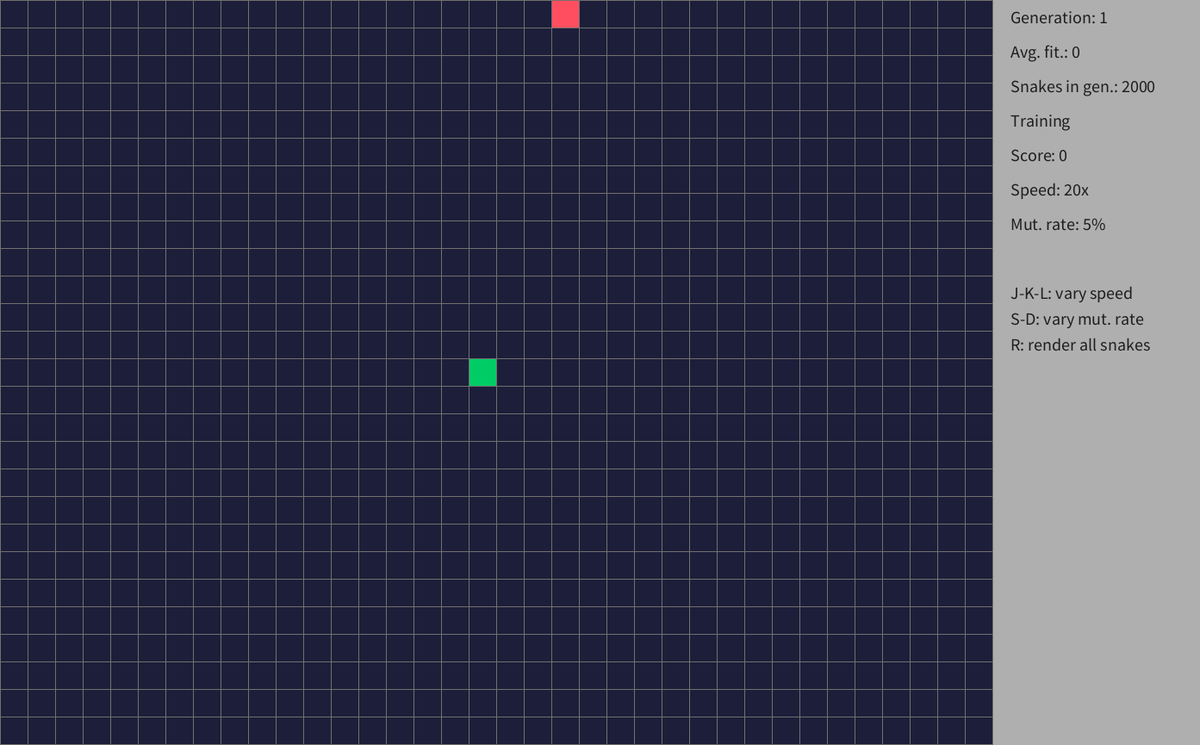
Frame 1 (no input)
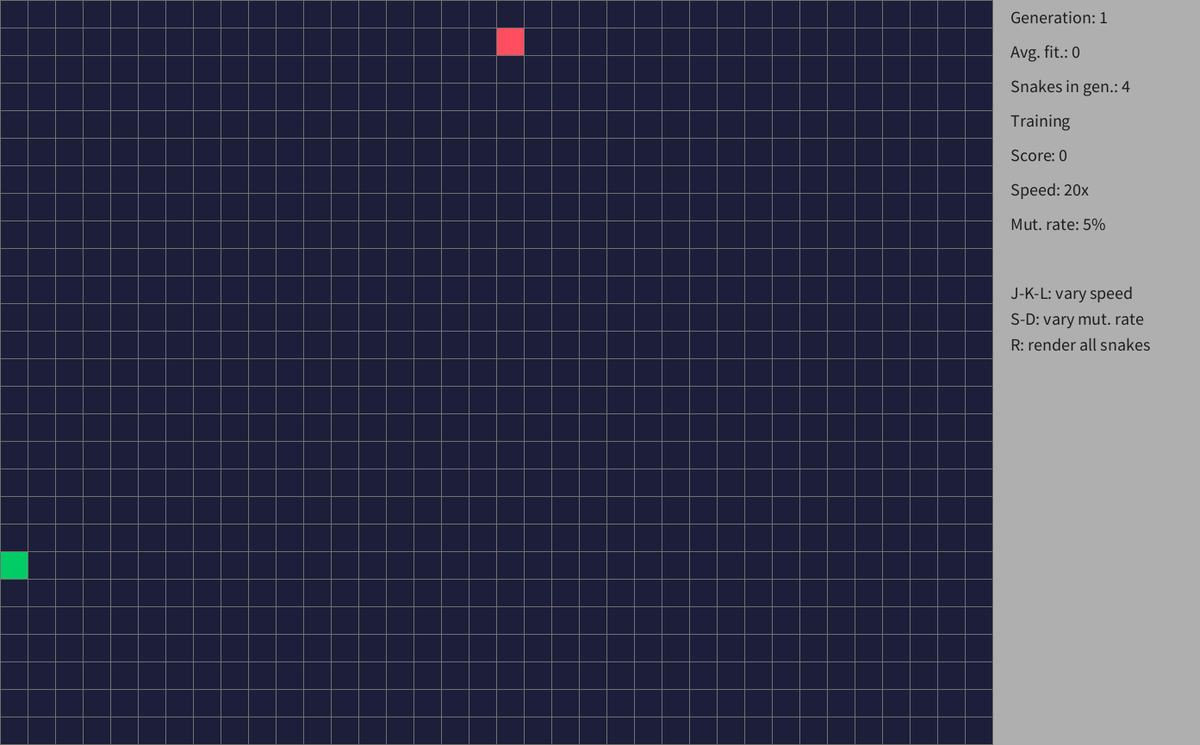
Frame 60 (the mouse pressed at the canvas centre just before this capture)
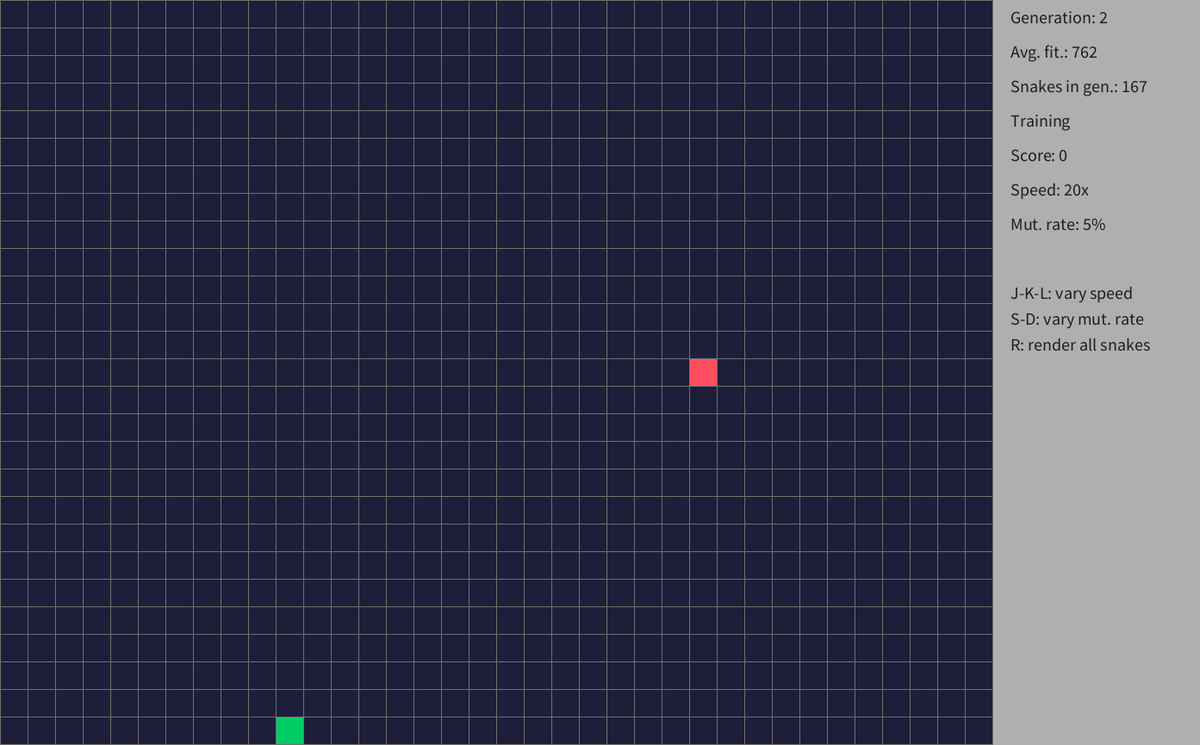
Frame 120 (the mouse held since frame 60 and released just before this capture)

The Processing sketch that drew these frames (run headless with seeded random() and noise(); from frame 60 on, the mouse is pressed at the canvas centre):

// Processing sketch: GeneticSnake
// ── GeneticSnake.pde
int scl = 32;
// int scl = 16;
int horsqrs = 36;
int versqrs = 27;
int panelWidth = 240;
int fps = 300;
int currentScore = 0;
float mutRate = 0.05;
String speedText = "20x";
World world;
Population population;
Controller controller;
Generation cGen;
Foods foods;
boolean gamePaused;
boolean renderingAll;
boolean hideKeys = false;

// Colors
int bgcol = color(29,30,58);
int gridcol = color(113,112,110);
int snakecol = color(0,204,102);
int foodcol = color(255,78,96);
int panelcol = 175;

void settings() {
  size(scl*horsqrs + 1 + panelWidth, scl*versqrs + 1);
}

void setup() {
  background(bgcol);
  // fullScreen();
  pushMatrix();
  // translate(50,6);
  gamePaused = false;
  frameRate(fps);
  population = new Population();
  world = new World();
  controller = new Controller();
  foods = new Foods();
  popMatrix();
  world.renderPanel();
}

// Game loop
void draw() {
  pushMatrix();
  // translate(50,6);
  if(!gamePaused) {
    frameRate(fps);
    world.render(); // Draw grid
    population.update(); // Move all snakes and update generation
    foods.update(); // Update positions of foods
  }
  popMatrix();
  world.renderPanel(); // Draw panel
}

// Restart everything
void restart() {
  pushMatrix();
  // translate(50,6);
  population = new Population();
  world = new World();
  controller = new Controller();
  foods = new Foods();
  popMatrix();
}

/* Buttons to interact, k: pause, j: desaccelerate, l: accelerate, 
   r: render all snakes or not, s: decrease mutRate,
   d: increase mutRate, f: hide or not panel with keys, q: restart */
void keyPressed() {
  if(key == 'k') {
    gamePaused = !gamePaused;
  }
  if(key == 'l') {
    switch (fps) {
      case 15 :
        fps = 30;
        speedText = "2x";
      break;
      case 30 :
        fps = 60;
        speedText = "4x";
      break;
      case 60 :
        fps = 150;
        speedText = "10x";
      break;	
      case 150 :
        fps = 300;
        speedText = "20x";
      break;	
      default :
      break;	
    }
  }
  if(key == 'j') {
    switch (fps) {
      case 300 :
        fps = 150;
        speedText = "10x";
      break;
      case 150 :
        fps = 60;
        speedText = "4x";
      break;
      case 60 :
        fps = 30;
        speedText = "2x";
      break;	
      case 30 :
        fps = 15;
        speedText = "1x";
      break;	
      default :
      break;	
    }
  }
  if(key == 's' && round(mutRate*100) > 0) {
    mutRate -= 0.01;
  }
  if(key == 'd' && round(mutRate*100) < 100) {
    mutRate += 0.01;
  }
  if(key == 'r') {
    renderingAll = !renderingAll;
  }
  if(key == 'f') {
    hideKeys = !hideKeys;
  }
  if(key == 'q') {
    restart();
  }
}
// ── Controller.pde
class Controller {
  boolean isHuman = false;
  boolean pressedKey = false;

  // This chooses the direction of the snake based on the value outputted by the brain
  void play(Snake snake) {
    float[] moves = snake.brain.output(frame(snake));

    // The max value and its corresponding index is chosen
    float max = moves[0];
    int indexOfMax = 0;
    for(int i = 1; i < moves.length; i++) {
      if(moves[i] > max) {
        max = moves[i];
        indexOfMax = i;
      }
    }
    
    // The index is used to choose direction of snake

    // Upwards
    if (indexOfMax == 1) {
      /* The double if is for the snake to be able to go backwards and die hitting 
         its own body if it has size lesser than 2, so it learns to avoid it. */
      if(snake.pos.length > 2) {
        snake.vel.x = 0;
        snake.vel.y = -scl;
      } else {
        if(snake.vel.y != scl) { // If it's not moving downwards...
          snake.vel.x = 0;
          snake.vel.y = -scl; // go upwards
        }
      }
    // Downwards
    } else if (indexOfMax == 3) {
      if(snake.pos.length > 2) {
        snake.vel.x = 0;
        snake.vel.y = scl;
      } else {
        if(snake.vel.y != -scl) {
          snake.vel.x = 0;
          snake.vel.y = scl;
        }
      }
    // Left
    } else if (indexOfMax == 2) {
      if(snake.pos.length > 2) {
        snake.vel.x = -scl;
        snake.vel.y = 0;
      } else {
        if(snake.vel.x != scl) {
          snake.vel.x = -scl;
          snake.vel.y = 0;
        }
      }
    // Right
    } else if (indexOfMax == 0) {
      if(snake.pos.length > 2) {
        snake.vel.x = scl;
        snake.vel.y = 0;
      } else {
        if(snake.vel.x != -scl) {
          snake.vel.x = scl;
          snake.vel.y = 0;
        }
      }
    }
  }

  // Calculate distance in the eight directions of the snake
  float[] frame(Snake snake) {
    float[] vision = new float[24];
    // Left
    float[] tempValues = lookInDirection(new PVector(-scl, 0), snake);
    vision[0] = tempValues[0];
    vision[1] = tempValues[1];
    vision[2] = tempValues[2];
    // Left/Up
    tempValues = lookInDirection(new PVector(-scl, -scl), snake);
    vision[3] = tempValues[0];
    vision[4] = tempValues[1];
    vision[5] = tempValues[2];
    // Up
    tempValues = lookInDirection(new PVector(0, -scl), snake);
    vision[6] = tempValues[0];
    vision[7] = tempValues[1];
    vision[8] = tempValues[2];
    // Up/Left
    tempValues = lookInDirection(new PVector(scl, -scl), snake);
    vision[9] = tempValues[0];
    vision[10] = tempValues[1];
    vision[11] = tempValues[2];
    // Right
    tempValues = lookInDirection(new PVector(scl, 0), snake);
    vision[12] = tempValues[0];
    vision[13] = tempValues[1];
    vision[14] = tempValues[2];
    // Right/Down
    tempValues = lookInDirection(new PVector(scl, scl), snake);
    vision[15] = tempValues[0];
    vision[16] = tempValues[1];
    vision[17] = tempValues[2];
    // Down
    tempValues = lookInDirection(new PVector(0, scl), snake);
    vision[18] = tempValues[0];
    vision[19] = tempValues[1];
    vision[20] = tempValues[2];
    // Down/Left
    tempValues = lookInDirection(new PVector(-scl, scl), snake);
    vision[21] = tempValues[0];
    vision[22] = tempValues[1];
    vision[23] = tempValues[2];

    return vision;
  }

  float[] lookInDirection(PVector direction, Snake cSnake) {

    float[] visionInDirection = new float[3];

    PVector position = new PVector(cSnake.pos[0].x, cSnake.pos[0].y); // Initial pos
    boolean foodIsFound = false;
    boolean tailIsFound = false;
    float distance = 0;
    
    // Move in desired direction before starting
    position.add(direction);
    distance +=1;

    // Look in that direction until it hits a wall
    while (!(position.x < 0 || position.y < 0 || position.x >= horsqrs*scl || position.y >= versqrs*scl)) {

      // Look for food
      if(cSnake.index == -1) {
        if (!foodIsFound && position.x == population.showoffFood.pos.x && position.y == population.showoffFood.pos.y) {
          visionInDirection[0] = 1;
          foodIsFound = true;
        }
      } else {
        if (!foodIsFound && position.x == foods.foods[cSnake.index].pos.x && position.y == foods.foods[cSnake.index].pos.y) {
          visionInDirection[0] = 1;
          foodIsFound = true;
        }
      }

      // Look for tail
      if (!tailIsFound && cSnake.collidedBody(position.x, position.y)) {
        visionInDirection[1] = 1/distance;
        tailIsFound = true;
      }

      // Keep moving in direction
      position.add(direction);
      distance +=1;
    }

    // Distance to wall
    visionInDirection[2] = 1/distance;

    return visionInDirection;
  }
}

// ── Food.pde
class Food {
  PVector pos = new PVector(floor(random(horsqrs))*scl, floor(random(versqrs))*scl);
  
  void render() {
    fill(foodcol);
    noStroke();
    rect(pos.x + 1, pos.y + 1, scl - 1, scl - 1);
  }
  
  // If snake catches food, appear elsewhere
  void update(Snake snake) {
    if(snake.wasInFoodPos()) {
      boolean match = true;
      while(match) {
        match = false;
        pos.x = floor(random(horsqrs))*scl; 
        pos.y = floor(random(versqrs))*scl;
        // Make sure new position is not inside the body of the snake
        for(int i = 0; i < snake.pos.length; i++) {
          if(pos.x == snake.pos[i].x && pos.y == snake.pos[i].y) {
            match = true;
          }      
        }
      }
    }
  }
}
// ── Foods.pde
// All foods for all snakes training in a single gen.
class Foods {
  Food[] foods = new Food[population.gens.get(population.cg).ns];

  Foods() {
    for (int i = 0; i < foods.length; ++i) {
      foods[i] = new Food();
    }
  }


  void update() {
    Generation gen = population.gens.get(population.cg);
    for(int i = 0; i < foods.length; ++i) {
      foods[i].update(gen.snakes[i]); // Update position of all foods
      if(i == population.cshowfI && !gen.showingBestSnake) {
        foods[i].render(); // but only show the food of the snake being shown
      }
    }
  }

  void restart() {
    for (int i = 0; i < foods.length; ++i) {
      foods[i] = new Food();
    }
  }
}
// ── Generation.pde
class Generation {
  boolean showingBestSnake = false;
  int ns = 2000; // Number of snakes
  Snake[] snakes = new Snake[ns];
  int cs; // Serpiente actual (current snake)

  Generation() {
    for (int i = 0; i < snakes.length; ++i) {
      snakes[i] = new Snake(i);
    }
    cs = 0;
  }
}

// ── Matrix.pde
class Matrix {
  
  // Local variables
  int rows;
  int cols;
  float[][] matrix;
  

  // Constructor
  Matrix(int r, int c) {
    rows = r;
    cols = c;
    matrix = new float[rows][cols];
  }
  

  // Constructor from 2D array
  Matrix(float[][] m) {
    matrix = m;
    cols = m.length;
    rows = m[0].length;
  }
  

  // Print matrix
  void output() {
    for (int i =0; i<rows; i++) {
      for (int j = 0; j<cols; j++) {
        print(matrix[i][j] + "  ");
      }
      println(" ");
    }
    println();
  }

  
  // Multiply by scalar
  void multiply(float n ) {

    for (int i =0; i<rows; i++) {
      for (int j = 0; j<cols; j++) {
        matrix[i][j] *= n;
      }
    }
  }

  // Return a matrix which is this matrix dot product parameter matrix 
  Matrix dot(Matrix n) {
    Matrix result = new Matrix(rows, n.cols);
   
    if (cols == n.rows) {
      //for each spot in the new matrix
      for (int i =0; i<rows; i++) {
        for (int j = 0; j<n.cols; j++) {
          float sum = 0;
          for (int k = 0; k<cols; k++) {
            sum+= matrix[i][k]*n.matrix[k][j];
          }
          result.matrix[i][j] = sum;
        }
      }
    }

    return result;
  }

  // Set the matrix to random ints between -1 and 1
  void randomize() {
    for (int i =0; i<rows; i++) {
      for (int j = 0; j<cols; j++) {
        matrix[i][j] = random(-1, 1);
      }
    }
  }

  // Add a scalar to the matrix
  void Add(float n ) {
    for (int i =0; i<rows; i++) {
      for (int j = 0; j<cols; j++) {
        matrix[i][j] += n;
      }
    }
  }

  /// Return a matrix which is this matrix + parameter matrix
  Matrix add(Matrix n ) {
    Matrix newMatrix = new Matrix(rows, cols);
    if (cols == n.cols && rows == n.rows) {
      for (int i =0; i<rows; i++) {
        for (int j = 0; j<cols; j++) {
          newMatrix.matrix[i][j] = matrix[i][j] + n.matrix[i][j];
        }
      }
    }
    return newMatrix;
  }

  // Return a matrix which is this matrix - parameter matrix
  Matrix subtract(Matrix n ) {
    Matrix newMatrix = new Matrix(cols, rows);
    if (cols == n.cols && rows == n.rows) {
      for (int i =0; i<rows; i++) {
        for (int j = 0; j<cols; j++) {
          newMatrix.matrix[i][j] = matrix[i][j] - n.matrix[i][j];
        }
      }
    }
    return newMatrix;
  }

  // Return a matrix which is this matrix * parameter matrix (element wise multiplication)
  Matrix multiply(Matrix n ) {
    Matrix newMatrix = new Matrix(rows, cols);
    if (cols == n.cols && rows == n.rows) {
      for (int i =0; i<rows; i++) {
        for (int j = 0; j<cols; j++) {
          newMatrix.matrix[i][j] = matrix[i][j] * n.matrix[i][j];
        }
      }
    }
    return newMatrix;
  }

  // Return a matrix which is the transpose of this matrix
  Matrix transpose() {
    Matrix n = new Matrix(cols, rows);
    for (int i =0; i<rows; i++) {
      for (int j = 0; j<cols; j++) {
        n.matrix[j][i] = matrix[i][j];
      }
    }
    return n;
  }

  // Creates a single column array from the parameter array
  Matrix singleColumnMatrixFromArray(float[] arr) {
    Matrix n = new Matrix(arr.length, 1);
    for (int i = 0; i< arr.length; i++) {
      n.matrix[i][0] = arr[i];
    }
    return n;
  }

  // Sets this matrix from an array
  void fromArray(float[] arr) {
    for (int i = 0; i< rows; i++) {
      for (int j = 0; j< cols; j++) {
        matrix[i][j] =  arr[j+i*cols];
      }
    }
  }
  
  // Returns an array which represents this matrix
  float[] toArray() {
    float[] arr = new float[rows*cols];
    for (int i = 0; i< rows; i++) {
      for (int j = 0; j< cols; j++) {
        arr[j+i*cols] = matrix[i][j];
      }
    }
    return arr;
  }

  // For ix1 matrixes adds one to the bottom
  Matrix addBias() {
    Matrix n = new Matrix(rows+1, 1);
    for (int i = 0; i<rows; i++) {
      n.matrix[i][0] = matrix[i][0];
    }
    n.matrix[rows][0] = 1;
    return n;
  }

  // Applies the activation function(sigmoid) to each element of the matrix
  Matrix activate() {
    Matrix n = new Matrix(rows, cols);
    for (int i =0; i<rows; i++) {
      for (int j = 0; j<cols; j++) {
        n.matrix[i][j] = sigmoid(matrix[i][j]);
      }
    }
    return n;
  }

  
  // Sigmoid activation function
  float sigmoid(float x) {
    float y = 1 / (1 + pow((float)Math.E, -x));
    return y;
  }
  // Returns the matrix that is the derived sigmoid function of the current matrix
  Matrix sigmoidDerived() {
    Matrix n = new Matrix(rows, cols);
    for (int i =0; i<rows; i++) {
      for (int j = 0; j<cols; j++) {
        n.matrix[i][j] = (matrix[i][j] * (1- matrix[i][j]));
      }
    }
    return n;
  }

  // Returns the matrix which is this matrix with the bottom layer removed
  Matrix removeBottomLayer() {
    Matrix n = new Matrix(rows-1, cols);      
    for (int i =0; i<n.rows; i++) {
      for (int j = 0; j<cols; j++) {
        n.matrix[i][j] = matrix[i][j];
      }
    }
    return n;
  }

  //  Mutation function for genetic algorithm 
  
  void mutate(float mutationRate) {
    
    // For each element in the matrix
    for (int i =0; i<rows; i++) {
      for (int j = 0; j<cols; j++) {
        float rand = random(1);
        if (rand<mutationRate) { // If chosen to be mutated
          matrix[i][j] += randomGaussian()/5; // Add a random value to it(can be negative)
          
          // Set the boundaries to 1 and -1
          if (matrix[i][j]>1) {
            matrix[i][j] = 1;
          }
          if (matrix[i][j] <-1) {
            matrix[i][j] = -1;
          }
        }
      }
    }
  }

  // Returns a matrix which has a random number of values from this matrix and the rest from the parameter matrix
  Matrix crossover(Matrix partner) {
    Matrix child = new Matrix(rows, cols);
    
    // Pick a random point in the matrix
    int randC = floor(random(cols));
    int randR = floor(random(rows));
    for (int i =0; i<rows; i++) {
      for (int j = 0; j<cols; j++) {

        if ((i< randR)|| (i==randR && j<=randC)) { // If before the random point then copy from this matric
          child.matrix[i][j] = matrix[i][j];
        } else { // If after the random point then copy from the parameter array
          child.matrix[i][j] = partner.matrix[i][j];
        }
      }
    }
    return child;
  }

  // Return a copy of this matrix
  Matrix clone() {
    Matrix clone = new  Matrix(rows, cols);
    for (int i =0; i<rows; i++) {
      for (int j = 0; j<cols; j++) {
        clone.matrix[i][j] = matrix[i][j];
      }
    }
    return clone;
  }
}

// ── NeuralNet.pde
class NeuralNet {

  int iNodes; // No. of input nodes
  int hNodes; // No. of hidden nodes
  int oNodes; // No. of output nodes

  Matrix whi; // matrix containing weights between the input nodes and the hidden nodes
  Matrix whh; // matrix containing weights between the hidden nodes and the second layer hidden nodes
  Matrix woh; // matrix containing weights between the second hidden layer nodes and the output nodes  

  // constructor
  NeuralNet(int inputs, int hiddenNo, int outputNo) {

    // set dimensions from parameters
    iNodes = inputs;
    oNodes = outputNo;
    hNodes = hiddenNo;


    // create first layer weights 
    // included bias weight
    whi = new Matrix(hNodes, iNodes +1);

    // create second layer weights
    // include bias weight
    whh = new Matrix(hNodes, hNodes +1);

    // create second layer weights
    // include bias weight
    woh = new Matrix(oNodes, hNodes +1);  

    // set the matricies to random values
    whi.randomize();
    whh.randomize();
    woh.randomize();
  }  

  // mutation function for genetic algorithm
  void mutate(float mr) {
    // mutates each weight matrix
    whi.mutate(mr);
    whh.mutate(mr);
    woh.mutate(mr);
  }
  
  // Calculate the output values by feeding forward through the neural network
  float[] output(float[] inputsArr) {

    // First layer    
    Matrix inputs = woh.singleColumnMatrixFromArray(inputsArr); // convert array to matrix
    Matrix inputsBias = inputs.addBias(); // add bias 

    // Second layer
    Matrix hiddenInputs = whi.dot(inputsBias); // apply layer one weights to the inputs
    Matrix hiddenOutputs = hiddenInputs.activate(); // pass through activation function(sigmoid)
    Matrix hiddenOutputsBias = hiddenOutputs.addBias(); // add bias

    // Third layer
    Matrix hiddenInputs2 = whh.dot(hiddenOutputsBias); //apply layer two weights
    Matrix hiddenOutputs2 = hiddenInputs2.activate();
    Matrix hiddenOutputsBias2 = hiddenOutputs2.addBias();

    // Last layer
    Matrix outputInputs = woh.dot(hiddenOutputsBias2); //apply level three weights
    Matrix outputs = outputInputs.activate(); //pass through activation function(sigmoid)

    return outputs.toArray(); //convert to an array and return
  }  
  // Crossover function for genetic algorithm
  NeuralNet crossover(NeuralNet partner) {

    // Creates a new child with layer matrices from both parents
    NeuralNet child = new NeuralNet(iNodes, hNodes, oNodes);
    child.whi = whi.crossover(partner.whi);
    child.whh = whh.crossover(partner.whh);
    child.woh = woh.crossover(partner.woh);
    return child;
  }  
  // Return a neural net which is a clone of this Neural net
  NeuralNet clone() {
    NeuralNet clone  = new NeuralNet(iNodes, hNodes, oNodes); 
    clone.whi = whi.clone();
    clone.whh = whh.clone();
    clone.woh = woh.clone();

    return clone;
  }  
  // Converts the weights matrices to a single table 
  // Used for storing the snakes brain in a file
  Table NetToTable() {

    // Create table
    Table t = new Table();


    // Convert the matrices to an array 
    float[] whiArr = whi.toArray();
    float[] whhArr = whh.toArray();
    float[] wohArr = woh.toArray();

    // Set the amount of columns in the table
    for (int i = 0; i< max(whiArr.length, whhArr.length, wohArr.length); i++) {
      t.addColumn();
    }

    // Set the first row as whi
    TableRow tr = t.addRow();

    for (int i = 0; i< whiArr.length; i++) {
      tr.setFloat(i, whiArr[i]);
    }


    // Set the second row as whh
    tr = t.addRow();

    for (int i = 0; i< whhArr.length; i++) {
      tr.setFloat(i, whhArr[i]);
    }

    // Set the third row as woh
    tr = t.addRow();

    for (int i = 0; i< wohArr.length; i++) {
      tr.setFloat(i, wohArr[i]);
    }

    //return table
    return t;
  }
  
  // Takes in table as parameter and overwrites the matrices data for this neural network
  // Used to load snakes from file
  void TableToNet(Table t) {

    // Create arrays to tempurarily store the data for each matrix
    float[] whiArr = new float[whi.rows * whi.cols];
    float[] whhArr = new float[whh.rows * whh.cols];
    float[] wohArr = new float[woh.rows * woh.cols];

    // Set the whi array as the first row of the table
    TableRow tr = t.getRow(0);

    for (int i = 0; i< whiArr.length; i++) {
      whiArr[i] = tr.getFloat(i);
    }


    // Set the whh array as the second row of the table
    tr = t.getRow(1);

    for (int i = 0; i< whhArr.length; i++) {
      whhArr[i] = tr.getFloat(i);
    }

    // Set the woh array as the third row of the table

    tr = t.getRow(2);

    for (int i = 0; i< wohArr.length; i++) {
      wohArr[i] = tr.getFloat(i);
    }


    // Convert the arrays to matrices and set them as the layer matrices 
    whi.fromArray(whiArr);
    whh.fromArray(whhArr);
    woh.fromArray(wohArr);
  }
}

// ── Population.pde
class Population {
  ArrayList<Generation> gens;
  int cg;
  int cshowfI;
  Snake showoff; // showoff es the best snake of the group being shown
  Food showoffFood;
  long lastAvgFitness = 0;
  int snakesRemaining = 0;

  public Population() {
    gens = new ArrayList<Generation>();
    gens.add(new Generation());
    cg = 0;
  }

  // From here all snakes are moved
  void update() {
    boolean showingOneSelected = false;
    boolean oneAlive = false;
    Generation gen = gens.get(cg); // Obtain number of current gen.

    snakesRemaining = 0; // Snakes remaining
    
    // Loop of all alive snakes
    for (int i = 0; i < gen.snakes.length; ++i) {
      if(gen.snakes[i].alive) { // If the snake is still alive...
        
        snakesRemaining += 1;
        oneAlive = true;
        gen.snakes[i].update(); // ...update the position of the snake
        if(renderingAll) { // and if it's in mode Render all snakes...
          gen.snakes[i].render(); // ...render each one
          currentScore = 0;
        } else { // And only if one is being shown...
          if(!showingOneSelected) { // ...show the first one found alive
            showingOneSelected = true;
            cshowfI = i;
            gen.snakes[i].render();
            currentScore = gen.snakes[i].pos.length - 1;
          }
        }
        controller.play(gen.snakes[i]); // Here the AI is used to pick the movement of each snake
      }
    }

    // Logic used to show the best snake
    if(!oneAlive && !gens.get(cg).showingBestSnake) {
      chooseBestSnakeAndGetAvgFitness();
    }
    if(!oneAlive && gens.get(cg).showingBestSnake) {
      playBestSnake();
    }
  }

  // Here the best snake is picked and the avg. fitness of the generation is updated
  void chooseBestSnakeAndGetAvgFitness() {
    showoff = new Snake(-1);
    showoffFood = new Food();
    double bestFitness = 0;
    lastAvgFitness = 0;
    for (Snake snake : gens.get(cg).snakes) {
      lastAvgFitness += snake.fitness;
      if(snake.fitness > bestFitness) {
        bestFitness = snake.fitness;
        showoff.brain = snake.brain.clone();
      }
    }
    lastAvgFitness = lastAvgFitness/gens.get(cg).ns;
    gens.get(cg).showingBestSnake = true;
  }

  // The best snake is played
  void playBestSnake() {
    showoff.update();
    showoff.render();
    currentScore = showoff.pos.length - 1;
    controller.play(showoff);
    // When it dies, switch generation
    if(!showoff.alive) {
      changeGen();
    }
    showoffFood.update(showoff);
    showoffFood.render();
  }

  // This is the generation switch. Here the genetic algo. is executed
  void changeGen() {
    foods.restart();
    Generation oldGen = gens.get(cg);
    float totFitness = 0;

    for(Snake snake : oldGen.snakes) {
      totFitness = totFitness + snake.fitness; // Sum of fitnesses
    }
    // println(totFitness);

    cg = cg + 1; // Increase gen number
    // Add new gen. to array. This creates the snakes with random brains
    gens.add(new Generation());

    Generation newGen = gens.get(cg);
    // Iterate over the snakes of new gen
    for(Snake childSnake : newGen.snakes) {

      // Pick first parent
      Snake firstParent = new Snake(0);
      float randomi = random(totFitness);
      float fitnessCount = 0;
      // Probability algorithm
      for(Snake snake : oldGen.snakes) {
        fitnessCount = fitnessCount + snake.fitness;
        if(randomi < fitnessCount) {
          firstParent = snake;
          break;
        }
      }

      // Pick second parent
      Snake secondParent = new Snake(0);
      randomi = random(totFitness);
      fitnessCount = 0;
      // Probability algorithm
      for(Snake snake : oldGen.snakes) {
        fitnessCount = fitnessCount + snake.fitness;
        if(randomi < fitnessCount) {
          secondParent = snake;
          break;
        }
      }
      
      childSnake.brain = firstParent.brain.crossover(secondParent.brain); // Crossover brains from parents
      childSnake.brain.mutate(mutRate); // Mutate a little, for variation
    }

    gens.set(cg, newGen); // set new generation, already being created
    gens.set(cg - 1, null); // remove previous generation to free memory
  }
}

// ── Snake.pde
public class Snake {
  NeuralNet brain = new NeuralNet(24, 24, 4); // Brain is NeuralNet
  int index;
  int lifetime = 0;
  int incBy = 0;
  float fitness = 0;
  int sinceFood = 0;
  float probs = 0;
  boolean alive = true;
  boolean justAte = false;
  boolean justDied = false;
  boolean isShowoff = false;

  PVector[] pos = new PVector[1];
  PVector prevHead = new PVector(0, 0);
  PVector vel;

  public Snake (int indexi) {
    if(indexi == -1) {
      isShowoff = true; // Simple identifier, in case this is the best snake to show
    }
    index = indexi;
    startVel();
    
    pos[0] = new PVector(scl*floor(horsqrs/2), scl*floor(versqrs/2));
    square(pos[0].x, pos[0].y);
  }

  // Initialize random speed in random direction
  void startVel() {
    float rel = random(4); //randomVel = rel
    vel = new PVector(0, 0);
    if(rel<1){vel.x=-1;vel.y=0;}else if(rel>=1&&rel<2){vel.x=1;vel.y=0;}else if(rel>=2&&rel<3){vel.x=0;vel.y=-1;}else{vel.x=0;vel.y=1;}
    vel.mult(scl);
  }

  void update() {
    lifetime = lifetime + 1;
    prevHead = pos[0].get();
    pos[0].add(vel);
    if(wasInFoodPos()) { // If it just ate...
      plusOne(); // increase size
    }
    if(!world.isInsideBoundaries(pos[0].x, pos[0].y)) {
      died();
    } else {
      move();
      if(collidedBody(pos[0].x, pos[0].y)) {
        died();
      }
    }
    sinceFood = sinceFood + 1;
    if(pos.length < 3 && sinceFood > 120) { // Die if it has gone 120 frames without eating and its size is lesser than 3
      died();
    } else if(pos.length >= 3 && sinceFood > 300) { // Die if it has gone 300 frames without eating and its size is larger or equal than 3
      died();
    }
  }

  void render() {
    for(int i = 0; i < pos.length; i++) {
      square(pos[i].x, pos[i].y); // Draw all squares
    }
  }

  // Move snake
  void move() {
    PVector previous = prevHead.get();
    PVector previousCopy = prevHead.get(); 
    for(int i = 1; i < pos.length; i++) {
      previous = pos[i];
      pos[i] = previousCopy;
      previousCopy = previous;
    }
  }

  // Check if snake was in food position
  boolean wasInFoodPos() {
    // Remember showoff is the best snake of the group being shown
    if(!isShowoff) {
      if(pos[0].x == foods.foods[index].pos.x && pos[0].y == foods.foods[index].pos.y) {
        return true;
      }
    } else {
      if(pos[0].x == population.showoffFood.pos.x && pos[0].y == population.showoffFood.pos.y) {
        return true;
      }
    }
    return false;
  }

  // Increase size of snake
  void plusOne() {
    sinceFood = 0;
    if(pos.length == 1) {
      pos = (PVector[])append(pos, new PVector(prevHead.x, prevHead.y));
    } else {
      pos = (PVector[])append(pos, new PVector(pos[pos.length - 1].x, pos[pos.length - 1].y));
    }
  }
  
  // Die and calculate fitness
  void died() {
    alive = false;
    justDied = true;
    if(pos.length < 10) { // pos.length is snake's size
      fitness = lifetime*lifetime*floor(pow(2, pos.length)); // fitness function 1
    } else {
      fitness = lifetime*lifetime*floor(pow(2, 10))*(pos.length - 9); // fitness function 2
    }

    pos[0].sub(vel);
  }
  
  boolean justDied() {
    if(justDied) {
      justDied = false;
      return true;
    }
    return false;
  }

  // Check if it hit the body
  boolean collidedBody(float x, float y) {
    for(int i = 2; i < pos.length; i++) {
      if(x == pos[i].x && y == pos[i].y) {
        return true;
      }
    }
    return false;
  }

  // Draw square in coords. x and y
  void square(float x, float y) {
    noStroke();
    fill(snakecol);
    rect(x + 1, y + 1, scl - 1, scl - 1);
  }
}

// ── World.pde
class World {
  World() {
    render();
  }
  
  // Draw regular grid
  void render() {
    fill(bgcol);
    noStroke();
    rect(0,0,width - panelWidth - 1, height);
    for(int i = 0; i < horsqrs + 1; i++) {
      stroke(gridcol);
      line(scl*i, 0, scl*i, versqrs*scl); 
    }
    for(int i = 0; i < versqrs + 1; i++) {
      stroke(gridcol);
      line(0, scl*i, horsqrs*scl, scl*i); 
    }
  }

  // Check is x and y are within limits
  boolean isInsideBoundaries(float x, float y) {
    if(x >= scl*horsqrs || x < 0 || y >= scl*versqrs || y < 0) {
      return false;
    }
    return true;
  }
  
  // Show right panel
  void renderPanel() {
    pushMatrix();
    translate(width - panelWidth, 0);
    stroke(175);
    fill(panelcol);
    rect(0, 0, panelWidth, height);
    textSize(20);
    textAlign(LEFT, CENTER);
    fill(30);
    text("Generation: " + (population.cg + 1), 20, 20);
    text("Avg. fit.: " + population.lastAvgFitness, 20, 60);
    text("Snakes in gen.: " + population.snakesRemaining, 20, 100);
    if(population.gens.get(population.cg).showingBestSnake) {
      text("Showing best snake", 20, 140);
    } else {
      text("Training", 20, 140);
    }
    text("Score: " + currentScore, 20, 180);
    text("Speed: " + speedText, 20, 220);
    text("Mut. rate: " + round(mutRate*100) + "%", 20, 260);
    if(!hideKeys) {
      text("J-K-L: vary speed", 20, 340);
      text("S-D: vary mut. rate", 20, 370);
      text("R: render all snakes", 20, 400);
    }

    popMatrix();
  } 
}
